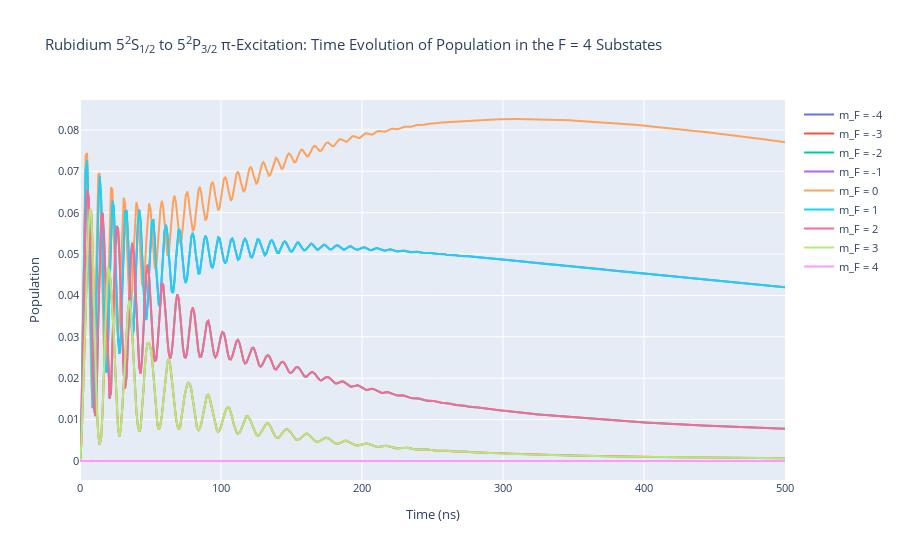

Source (notebook cell):
### Markdown cell above
Now plot the results

### Code cell
rho_to_plot = [ [abs(rho) for rho in rb_system.Rho_t(s, s)] for s in F4]

fig_rbF4 = go.Figure()

for i, rho in enumerate(rho_to_plot):
    fig_rbF4.add_trace(go.Scatter(x = time_rb, 
                                y = rho,
                                name = f"m_F = {F4[i].m}",
                               mode = 'lines'))

fig_rbF4.update_layout(title = "Rubidium 5<sup>2</sup>S<sub>1/2</sub> to 5<sup>2</sup>P<sub>3/2</sub> π-Excitation: Time Evolution of Population in the F = 4 Substates",
                 xaxis_title = "Time (ns)",
                 yaxis_title = "Population",
                font = dict(
                    size = 11))
fig_rbF4.write_image("RbF=4I=20.pdf")
fig_rbF4.show()

### Figure 1 — Plotly figure (JSON) as saved in the notebook; plotly's stock layout.template omitted (floating-point values rounded to 4 significant figures; data arrays with more than 128 entries replaced by an {"elided": "..."} marker saying what was removed)
{"data": [{"mode": "lines", "name": "m_F = -4", "type": "scatter", "x": {"elided": "501 int values"}, "y": {"elided": "501 int values"}}, {"mode": "lines", "name": "m_F = -3", "type": "scatter", "x": {"elided": "501 int values"}, "y": {"elided": "501 float values"}}, {"mode": "lines", "name": "m_F = -2", "type": "scatter", "x": {"elided": "501 int values"}, "y": {"elided": "501 float values"}}, {"mode": "lines", "name": "m_F = -1", "type": "scatter", "x": {"elided": "501 int values"}, "y": {"elided": "501 float values"}}, {"mode": "lines", "name": "m_F = 0", "type": "scatter", "x": {"elided": "501 int values"}, "y": {"elided": "501 float values"}}, {"mode": "lines", "name": "m_F = 1", "type": "scatter", "x": {"elided": "501 int values"}, "y": {"elided": "501 float values"}}, {"mode": "lines", "name": "m_F = 2", "type": "scatter", "x": {"elided": "501 int values"}, "y": {"elided": "501 float values"}}, {"mode": "lines", "name": "m_F = 3", "type": "scatter", "x": {"elided": "501 int values"}, "y": {"elided": "501 float values"}}, {"mode": "lines", "name": "m_F = 4", "type": "scatter", "x": {"elided": "501 int values"}, "y": {"elided": "501 int values"}}], "layout": {"autosize": true, "font": {"size": 11}, "title": {"text": "Rubidium 5<sup>2</sup>S<sub>1/2</sub> to 5<sup>2</sup>P<sub>3/2</sub> π-Excitation: Time Evolution of Population in the F = 4 Substates"}, "xaxis": {"autorange": true, "range": [0, 500], "title": {"text": "Time (ns)"}, "type": "linear"}, "yaxis": {"autorange": true, "range": [-0.004591, 0.08722], "title": {"text": "Population"}, "type": "linear"}}}
